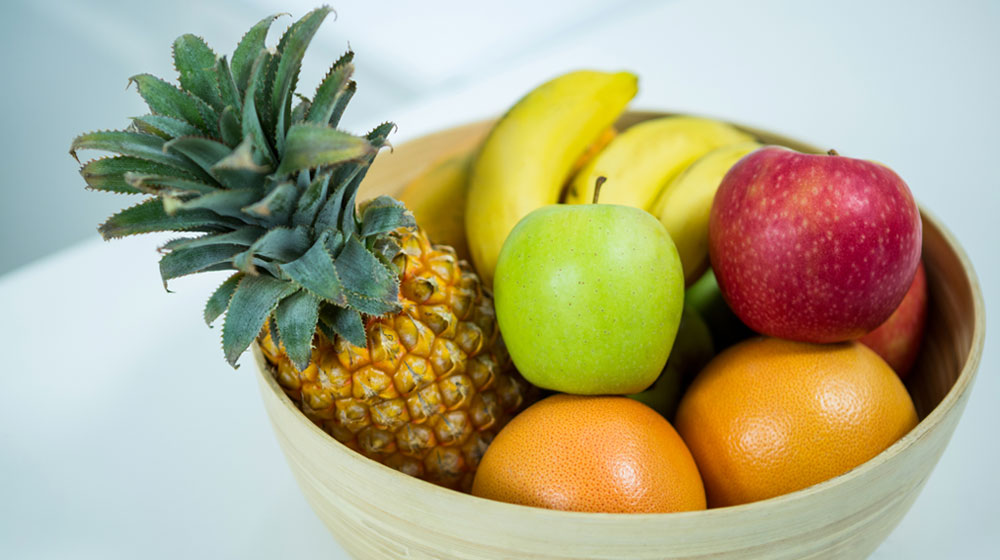
#> input picture Imagenes/fruta.jpg, 1000 x 560 px, found by its file name
$ python Programa24.py
#> lines starting #> are read from the running program, lines starting #| are printed output that depends on the picture; after the words box and inside, x2 and y2 are one past the last pixel; in counts of white or black regions, pixels touching at a corner belong together
import cv2
import numpy as np
img = cv2.imread('C:/Users/Aldo Pizarro/Desktop/Idat_Clases/CicloV/ProcesamientoImg/fruta.jpg')
#> img is the input picture: shape (560, 1000, 3); mean B, G, R 133.3, 168.5, 174

hsv = cv2.cvtColor(img, cv2.COLOR_BGR2HSV)
#> hsv: shape (560, 1000, 3); mean H, S, V 65.3, 103.6, 189.5

#Utilizar el programa para elegir valores de binarizacion
lower =  np.array([29,61,125])
upper =  np.array([45,255,255])

mask = cv2.inRange(hsv,lower,upper)
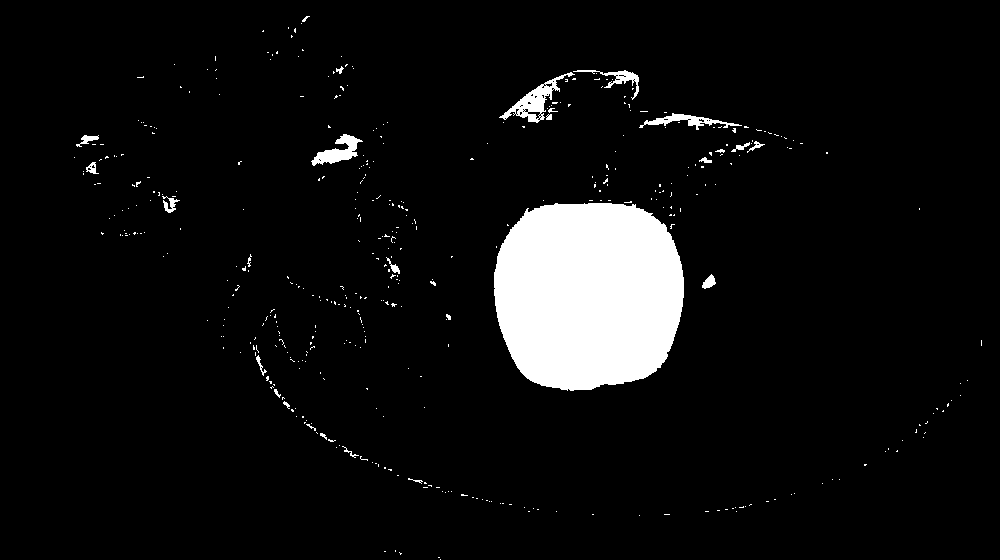
#> mask: shape (560, 1000); 6.2% white; 443 white regions (416 under 20 px), largest, box (x1, y1, x2, y2) and area: (494, 203, 684, 391) 29918, (499, 72, 575, 123) 997, (311, 134, 363, 166) 697
kernel = np.ones((7,7),np.uint8)
erosion = cv2.erode(mask,kernel,iterations=3)
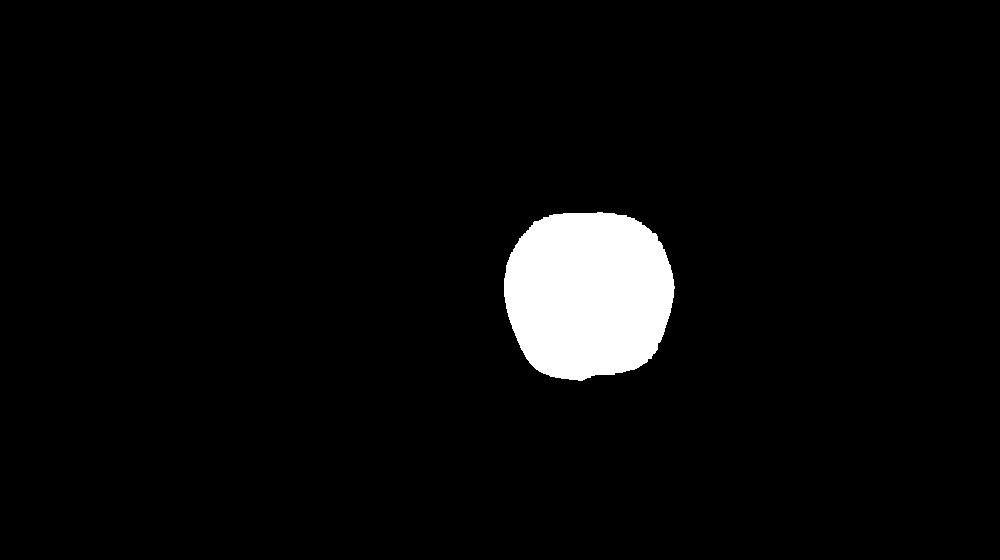
#> erosion: shape (560, 1000); 4.2% white; 1 white region, box (x1, y1, x2, y2) and area: (504, 212, 675, 381) 23404
dilatacion = cv2.dilate(erosion,kernel,iterations=3)
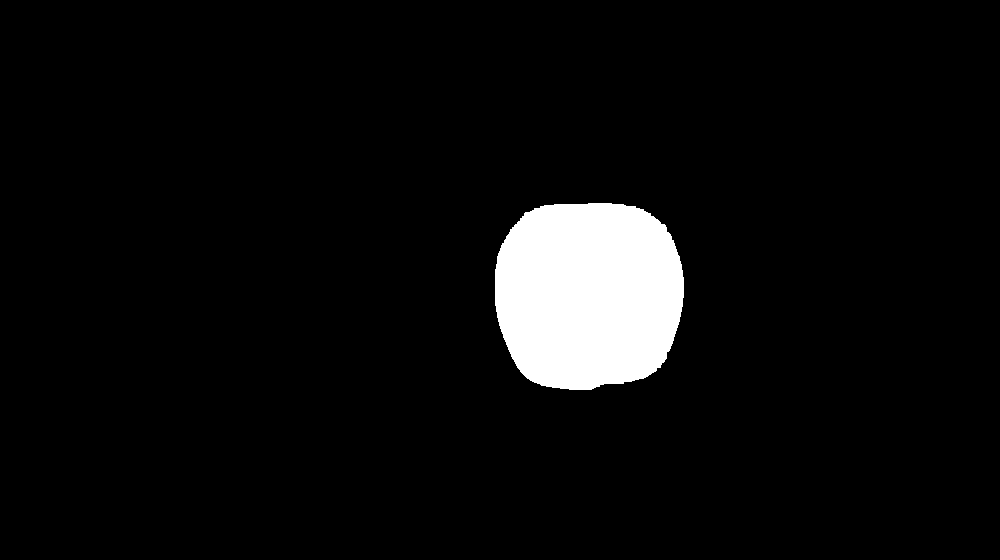
#> dilatacion: shape (560, 1000); 5.3% white; 1 white region, box (x1, y1, x2, y2) and area: (495, 203, 684, 390) 29848
cv2.imshow('1',dilatacion)

cv2.waitKey()

cv2.destroyAllWindows()

$ run again, with Imagenes/limon-ec2.jpg copied over Imagenes/fruta.jpg
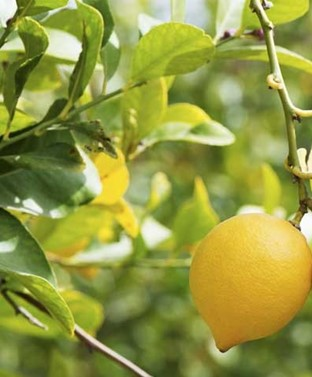
#> input picture Imagenes/limon-ec2.jpg, 312 x 377 px, found by its file name
#> img is the input picture: shape (377, 312, 3); mean B, G, R 66.8, 152.4, 146.7
#> hsv: shape (377, 312, 3); mean H, S, V 34, 151.9, 157.7
#> `mask = cv2.inRange(hsv,lower,upper)`:
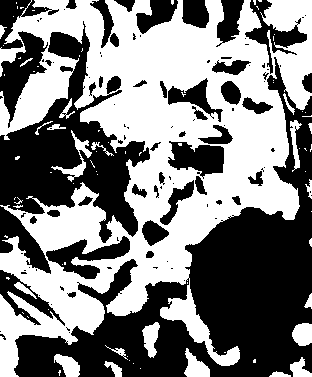
#> mask: shape (377, 312); 50.1% white; 109 black regions (64 under 20 px), largest, box (x1, y1, x2, y2) and area: (14, 57, 312, 377) 29342, (0, 21, 150, 243) 12566, (0, 31, 48, 128) 1847
#> erosion: shape (377, 312); 6.6% white; 25 white regions (7 under 20 px), largest, box (x1, y1, x2, y2) and area: (97, 31, 207, 79) 2651, (216, 119, 277, 191) 1443, (109, 95, 184, 133) 1120
#> `dilatacion = cv2.dilate(erosion,kernel,iterations=3)`:
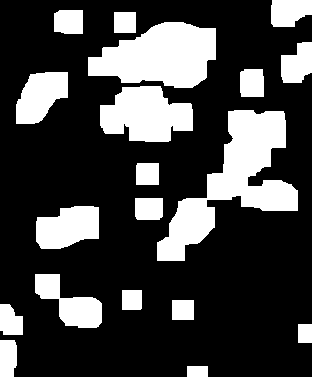
#> dilatacion: shape (377, 312); 26.2% white; 19 white regions, largest, box (x1, y1, x2, y2) and area: (157, 110, 298, 261) 7974, (88, 22, 216, 88) 5873, (100, 86, 193, 142) 3784
